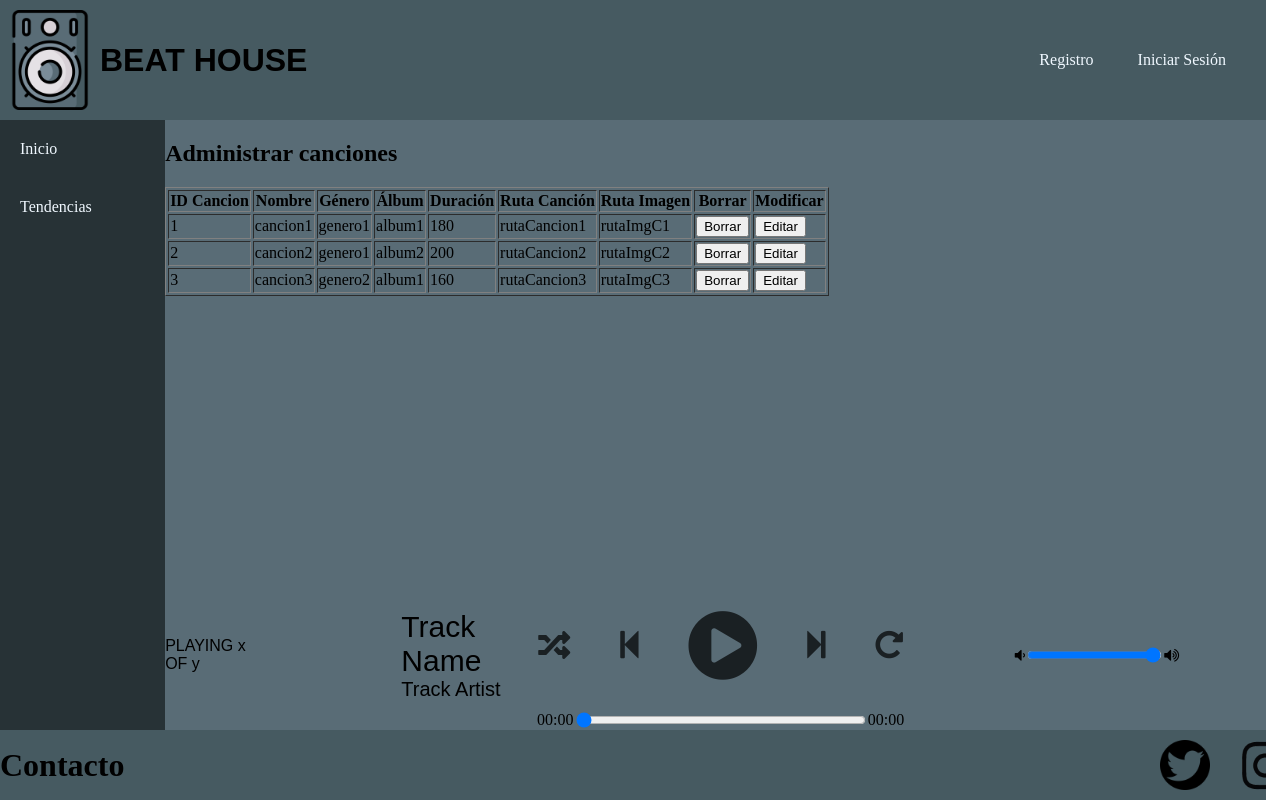
The page /GestionCanciones.php on the database as committed earlier.
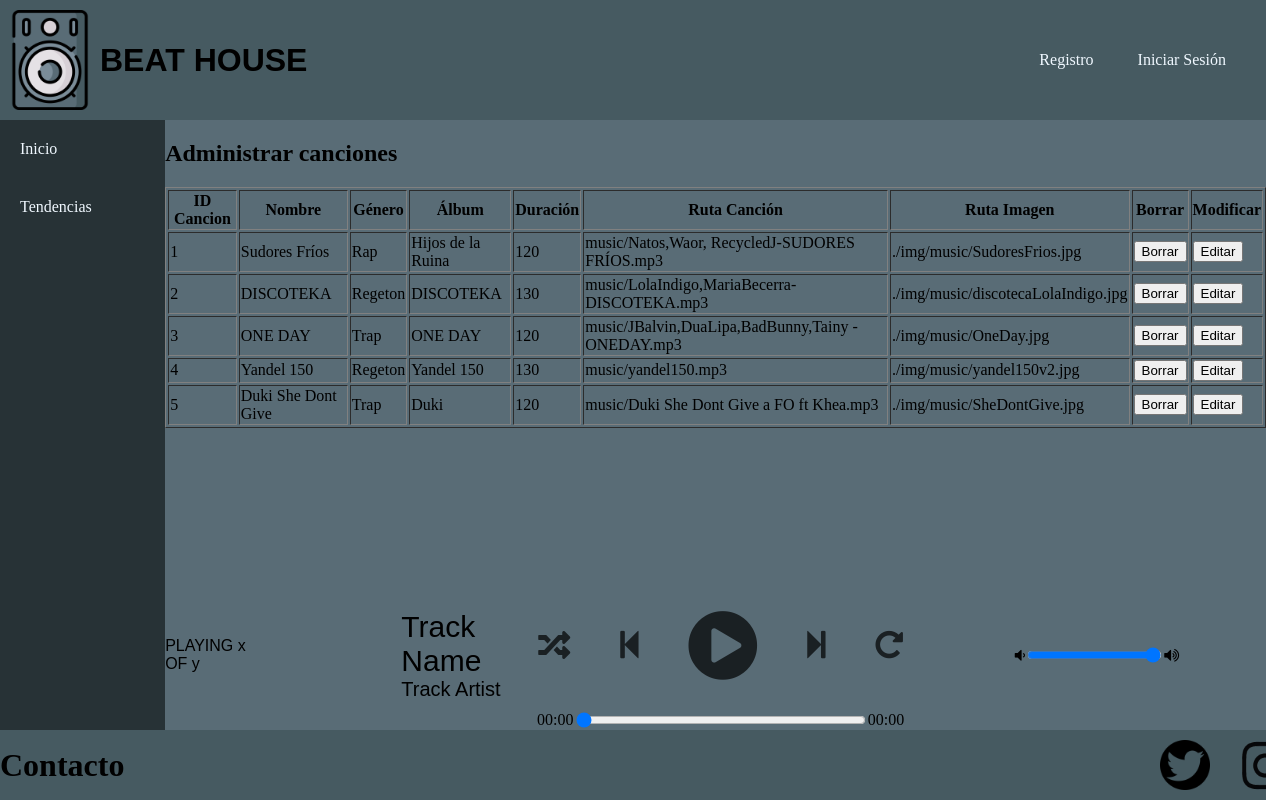
The same page on the database as committed later.
### tables this page shows
CREATE TABLE `canciones` (
  `idCancion` int(11) NOT NULL,
  `nombreCancion` varchar(20) NOT NULL,
  `genero` varchar(30) NOT NULL,
  `nombreAlbum` varchar(30) NOT NULL,
  `duracion` varchar(20) NOT NULL,
  `rutaCancion` varchar(150) NOT NULL,
  `rutaImagen` varchar(150) NOT NULL
);

### GestionCanciones.php (called while the page is built, shortened)
<?php
    $form = new es\ucm\fdi\aw\FormModificarCancion();
    if (isset($_POST['borrarCancion'])) {
        $idCancion = $_POST['borrarCancion'] ?? '';
        es\ucm\fdi\aw\Admin::borrarCancion($idCancion);
        header("Location: gestionCanciones.php");
    }
    else if (isset($_POST['modificarCancion'])) {
        $datosCancion = json_decode($_POST['modificarCancion']);
        $_SESSION['datosCancion'] = $datosCancion;
        $contenidoPrincipal = $form->gestionaModificarDatos($datosCancion);
    }
    else if(isset($_POST['Aplicar'])){
        $datosCancion = $_SESSION['datosCancion'];
        $contenidoPrincipal = $form->gestionaModificarDatos($datosCancion);
    }
    else{
        $contenidoPrincipal = es\ucm\fdi\aw\Admin::mostrarCanciones();
    }
    require RAIZ_APP . "/vistas/plantillas/plantilla.php";

### includes/Admin.php (the view, shortened to what this page needs)
<?php
class Admin
{
    public static function mostrarCanciones()
    {
        $conn = Aplicacion::getInstance()->getConexionBd();
        $consulta = "SELECT * FROM canciones";
        $resultado = $conn->query($consulta);
        $contenidoPrincipal = "<h1>Administrar canciones</h1>";
        $contenidoPrincipal .= "<table border='1'>";
        $contenidoPrincipal .= "<tr><th>ID Cancion</th><th>Nombre</th><th>Género</th><th>Álbum</th><th>Duración</th><th>Ruta Canción</th><th>Ruta Imagen</th><th>Borrar</th><th>Modificar</th></tr>";
        while ($fila = $resultado->fetch_assoc()) {
            $contenidoPrincipal .= "<tr>";
            $contenidoPrincipal .= "<td>" . $fila['idCancion'] . "</td>";
            $contenidoPrincipal .= "<td>" . $fila['nombreCancion'] . "</td>";
            $contenidoPrincipal .= "<td>" . $fila['genero'] . "</td>";
            $contenidoPrincipal .= "<td>" . $fila['nombreAlbum'] . "</td>";
            $contenidoPrincipal .= "<td>" . $fila['duracion'] . "</td>";
            $contenidoPrincipal .= "<td>" . $fila['rutaCancion'] . "</td>";
            $contenidoPrincipal .= "<td>" . $fila['rutaImagen'] . "</td>";
            $info = [$fila['idCancion'], $fila['nombreCancion'], $fila['genero'], $fila['nombreAlbum'], $fila['duracion'], $fila['rutaCancion'], $fila['rutaImagen']];
            $datos = json_encode($info);
            $contenidoPrincipal .= "<td>
                <form action='gestionCanciones.php' method='POST'>
                    <button type='submit' name='borrarCancion' value='{$fila['idCancion']}'>Borrar</button>
                </form>
            </td>";
            $contenidoPrincipal .= "<td>
                <form action='gestionCanciones.php' method='POST'>
                    <button type='submit' name='modificarCancion' value='{$datos}'>Editar</button>
                </form>
            </td>";
            $contenidoPrincipal .= "</tr>";
        }
        $contenidoPrincipal .= "</table>";
        return $contenidoPrincipal;
    }
}

Rows that differ between the two databases and show on the page:
changed canciones id 1: nombreCancion "cancion1" → "Sudores Fríos"; genero "genero1" → "Rap"; nombreAlbum "album1" → "Hijos de la Ruina"; duracion "180" → "120"; rutaCancion "rutaCancion1" → "music/Natos,Waor, RecycledJ-SUDORES FRÍOS.mp3"; rutaImagen "rutaImgC1" → "./img/music/SudoresFrios.jpg"
changed canciones id 2: nombreCancion "cancion2" → "DISCOTEKA"; genero "genero1" → "Regeton"; nombreAlbum "album2" → "DISCOTEKA"; duracion "200" → "130"; rutaCancion "rutaCancion2" → "music/LolaIndigo,MariaBecerra-DISCOTEKA.mp3"; rutaImagen "rutaImgC2" → "./img/music/discotecaLolaIndigo.jpg"
changed canciones id 3: nombreCancion "cancion3" → "ONE DAY"; genero "genero2" → "Trap"; nombreAlbum "album1" → "ONE DAY"; duracion "160" → "120"; rutaCancion "rutaCancion3" → "music/JBalvin,DuaLipa,BadBunny,Tainy -ONEDAY.mp3"; rutaImagen "rutaImgC3" → "./img/music/OneDay.jpg"
added canciones: idCancion "4", nombreCancion "Yandel 150", genero "Regeton", nombreAlbum "Yandel 150", duracion "130", rutaCancion "music/yandel150.mp3", rutaImagen "./img/music/yandel150v2.jpg"
added canciones: idCancion "5", nombreCancion "Duki She Dont Give", genero "Trap", nombreAlbum "Duki", duracion "120", rutaCancion "music/Duki She Dont Give a FO ft Khea.mp3", rutaImagen "./img/music/SheDontGive.jpg"
